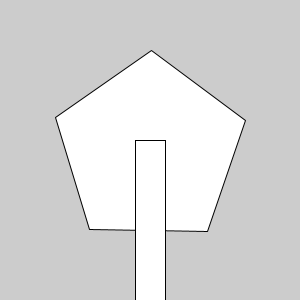
Frame 1 (no input)
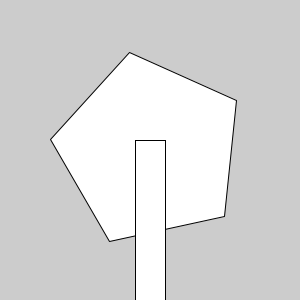
Frame 60 (the mouse pressed at the canvas centre just before this capture)
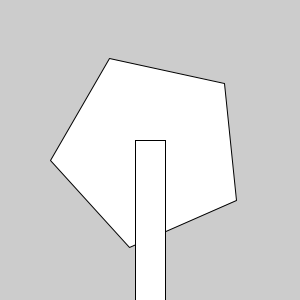
Frame 120 (the mouse held since frame 60 and released just before this capture)

The Processing sketch that drew these frames (run headless with seeded random() and noise(); from frame 60 on, the mouse is pressed at the canvas centre):

// Processing sketch: sk_func_pentagon
// ── sk_func_pentagon.pde
// ペンタゴン用変数
float fPentagonRadius = 100;   // 中心から頂点への距離
int iPentagonAnimRot = 0;      // 回転アニメーション用

void setup()
{
  size( 300, 300 );
}

void draw()
{ 
  background( 204 );
    
  // ペンタゴンの更新
  updatePentagon();
  
  // ペンタゴンの描画
  drawPentagon();
  
  // 長方形
  rect( 135, 140, 30, 160 );
}

// ── pentagon.pde
void updatePentagon()
{
  iPentagonAnimRot++;
  if( iPentagonAnimRot > 360 )
  {
    iPentagonAnimRot = 0;
  }
}

void drawPentagon()
{
  pushMatrix();
  
  translate( 150, 150 );
  rotate( radians( iPentagonAnimRot ) );

  beginShape();
  for( int iDeg = -18; iDeg < 360; iDeg += 72 )
  {
    float fX = fPentagonRadius * cos( radians( iDeg ) );
    float fY = fPentagonRadius * sin( radians( iDeg ) );
    
    vertex( fX, fY );
  }
  endShape( CLOSE );
  
  popMatrix();
}
